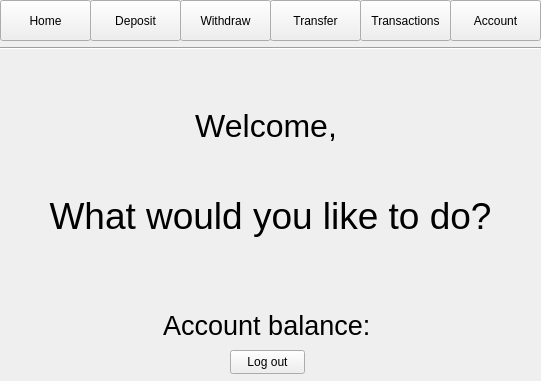
<?xml version="1.0" encoding="UTF-8"?>
<ui version="4.0">
 <class>MainWindow</class>
 <widget class="QMainWindow" name="MainWindow">
  <property name="geometry">
   <rect>
    <x>0</x>
    <y>0</y>
    <width>541</width>
    <height>381</height>
   </rect>
  </property>
  <property name="minimumSize">
   <size>
    <width>541</width>
    <height>381</height>
   </size>
  </property>
  <property name="maximumSize">
   <size>
    <width>541</width>
    <height>381</height>
   </size>
  </property>
  <property name="windowTitle">
   <string>Bank Management System</string>
  </property>
  <property name="windowIcon">
   <iconset>
    <normaloff>../../Desktop/logo.ico</normaloff>../../Desktop/logo.ico</iconset>
  </property>
  <widget class="QWidget" name="centralwidget">
   <widget class="QPushButton" name="homeButton">
    <property name="geometry">
     <rect>
      <x>0</x>
      <y>0</y>
      <width>91</width>
      <height>41</height>
     </rect>
    </property>
    <property name="text">
     <string>Home</string>
    </property>
    <property name="checkable">
     <bool>false</bool>
    </property>
    <property name="checked">
     <bool>false</bool>
    </property>
    <property name="autoRepeat">
     <bool>false</bool>
    </property>
    <property name="autoExclusive">
     <bool>false</bool>
    </property>
    <property name="autoDefault">
     <bool>false</bool>
    </property>
    <property name="default">
     <bool>false</bool>
    </property>
    <property name="flat">
     <bool>false</bool>
    </property>
   </widget>
   <widget class="QPushButton" name="depositButton">
    <property name="geometry">
     <rect>
      <x>90</x>
      <y>0</y>
      <width>91</width>
      <height>41</height>
     </rect>
    </property>
    <property name="text">
     <string>Deposit</string>
    </property>
    <property name="checkable">
     <bool>false</bool>
    </property>
    <property name="checked">
     <bool>false</bool>
    </property>
    <property name="autoRepeat">
     <bool>false</bool>
    </property>
    <property name="autoExclusive">
     <bool>false</bool>
    </property>
    <property name="autoDefault">
     <bool>false</bool>
    </property>
    <property name="default">
     <bool>false</bool>
    </property>
    <property name="flat">
     <bool>false</bool>
    </property>
   </widget>
   <widget class="QPushButton" name="withdrawButton">
    <property name="geometry">
     <rect>
      <x>180</x>
      <y>0</y>
      <width>91</width>
      <height>41</height>
     </rect>
    </property>
    <property name="text">
     <string>Withdraw</string>
    </property>
    <property name="checkable">
     <bool>false</bool>
    </property>
    <property name="checked">
     <bool>false</bool>
    </property>
    <property name="autoRepeat">
     <bool>false</bool>
    </property>
    <property name="autoExclusive">
     <bool>false</bool>
    </property>
    <property name="autoDefault">
     <bool>false</bool>
    </property>
    <property name="default">
     <bool>false</bool>
    </property>
    <property name="flat">
     <bool>false</bool>
    </property>
   </widget>
   <widget class="QPushButton" name="transferButton">
    <property name="geometry">
     <rect>
      <x>270</x>
      <y>0</y>
      <width>91</width>
      <height>41</height>
     </rect>
    </property>
    <property name="text">
     <string>Transfer</string>
    </property>
    <property name="checkable">
     <bool>false</bool>
    </property>
    <property name="checked">
     <bool>false</bool>
    </property>
    <property name="autoRepeat">
     <bool>false</bool>
    </property>
    <property name="autoExclusive">
     <bool>false</bool>
    </property>
    <property name="autoDefault">
     <bool>false</bool>
    </property>
    <property name="default">
     <bool>false</bool>
    </property>
    <property name="flat">
     <bool>false</bool>
    </property>
   </widget>
   <widget class="QPushButton" name="accountButton">
    <property name="geometry">
     <rect>
      <x>450</x>
      <y>0</y>
      <width>91</width>
      <height>41</height>
     </rect>
    </property>
    <property name="text">
     <string>Account</string>
    </property>
    <property name="checkable">
     <bool>false</bool>
    </property>
    <property name="checked">
     <bool>false</bool>
    </property>
    <property name="autoRepeat">
     <bool>false</bool>
    </property>
    <property name="autoExclusive">
     <bool>false</bool>
    </property>
    <property name="autoDefault">
     <bool>false</bool>
    </property>
    <property name="default">
     <bool>false</bool>
    </property>
    <property name="flat">
     <bool>false</bool>
    </property>
   </widget>
   <widget class="QPushButton" name="transactionsButton">
    <property name="geometry">
     <rect>
      <x>360</x>
      <y>0</y>
      <width>91</width>
      <height>41</height>
     </rect>
    </property>
    <property name="text">
     <string>Transactions</string>
    </property>
    <property name="checkable">
     <bool>false</bool>
    </property>
    <property name="checked">
     <bool>false</bool>
    </property>
    <property name="autoRepeat">
     <bool>false</bool>
    </property>
    <property name="autoExclusive">
     <bool>false</bool>
    </property>
    <property name="autoDefault">
     <bool>false</bool>
    </property>
    <property name="default">
     <bool>false</bool>
    </property>
    <property name="flat">
     <bool>false</bool>
    </property>
   </widget>
   <widget class="Line" name="line">
    <property name="geometry">
     <rect>
      <x>0</x>
      <y>40</y>
      <width>541</width>
      <height>16</height>
     </rect>
    </property>
    <property name="orientation">
     <enum>Qt::Horizontal</enum>
    </property>
   </widget>
   <widget class="QStackedWidget" name="stackedWidget">
    <property name="geometry">
     <rect>
      <x>0</x>
      <y>70</y>
      <width>541</width>
      <height>311</height>
     </rect>
    </property>
    <property name="contextMenuPolicy">
     <enum>Qt::CustomContextMenu</enum>
    </property>
    <property name="currentIndex">
     <number>0</number>
    </property>
    <widget class="QWidget" name="homePage">
     <widget class="QLabel" name="WelcomeLabel">
      <property name="enabled">
       <bool>true</bool>
      </property>
      <property name="geometry">
       <rect>
        <x>0</x>
        <y>0</y>
        <width>541</width>
        <height>111</height>
       </rect>
      </property>
      <property name="font">
       <font>
        <pointsize>24</pointsize>
       </font>
      </property>
      <property name="text">
       <string>Welcome, </string>
      </property>
      <property name="alignment">
       <set>Qt::AlignCenter</set>
      </property>
     </widget>
     <widget class="QLabel" name="accountBalanceText">
      <property name="enabled">
       <bool>true</bool>
      </property>
      <property name="geometry">
       <rect>
        <x>0</x>
        <y>200</y>
        <width>541</width>
        <height>111</height>
       </rect>
      </property>
      <property name="font">
       <font>
        <pointsize>20</pointsize>
       </font>
      </property>
      <property name="text">
       <string>Account balance: </string>
      </property>
      <property name="alignment">
       <set>Qt::AlignCenter</set>
      </property>
     </widget>
     <widget class="QLabel" name="Text2">
      <property name="enabled">
       <bool>true</bool>
      </property>
      <property name="geometry">
       <rect>
        <x>0</x>
        <y>90</y>
        <width>541</width>
        <height>111</height>
       </rect>
      </property>
      <property name="font">
       <font>
        <pointsize>28</pointsize>
       </font>
      </property>
      <property name="text">
       <string>What would you like to do?</string>
      </property>
      <property name="alignment">
       <set>Qt::AlignCenter</set>
      </property>
     </widget>
     <widget class="QPushButton" name="logOutButton">
      <property name="geometry">
       <rect>
        <x>230</x>
        <y>280</y>
        <width>75</width>
        <height>24</height>
       </rect>
      </property>
      <property name="text">
       <string>Log out</string>
      </property>
     </widget>
    </widget>
    <widget class="QWidget" name="depositPage">
     <widget class="QLabel" name="DepositText1">
      <property name="enabled">
       <bool>true</bool>
      </property>
      <property name="geometry">
       <rect>
        <x>0</x>
        <y>0</y>
        <width>541</width>
        <height>111</height>
       </rect>
      </property>
      <property name="font">
       <font>
        <pointsize>22</pointsize>
       </font>
      </property>
      <property name="text">
       <string>How much would you like to deposit?</string>
      </property>
      <property name="alignment">
       <set>Qt::AlignCenter</set>
      </property>
     </widget>
     <widget class="QPushButton" name="depositButton_2">
      <property name="enabled">
       <bool>true</bool>
      </property>
      <property name="geometry">
       <rect>
        <x>220</x>
        <y>150</y>
        <width>111</width>
        <height>41</height>
       </rect>
      </property>
      <property name="font">
       <font>
        <pointsize>12</pointsize>
       </font>
      </property>
      <property name="text">
       <string>Deposit</string>
      </property>
     </widget>
     <widget class="QLineEdit" name="depositBox">
      <property name="enabled">
       <bool>true</bool>
      </property>
      <property name="geometry">
       <rect>
        <x>190</x>
        <y>110</y>
        <width>171</width>
        <height>22</height>
       </rect>
      </property>
      <property name="placeholderText">
       <string>1.00</string>
      </property>
     </widget>
     <widget class="QLabel" name="DepositText2">
      <property name="enabled">
       <bool>true</bool>
      </property>
      <property name="geometry">
       <rect>
        <x>160</x>
        <y>110</y>
        <width>21</width>
        <height>21</height>
       </rect>
      </property>
      <property name="font">
       <font>
        <pointsize>18</pointsize>
       </font>
      </property>
      <property name="text">
       <string>£</string>
      </property>
      <property name="alignment">
       <set>Qt::AlignCenter</set>
      </property>
     </widget>
    </widget>
    <widget class="QWidget" name="withdrawPage">
     <widget class="QLabel" name="WithdrawText1">
      <property name="enabled">
       <bool>true</bool>
      </property>
      <property name="geometry">
       <rect>
        <x>0</x>
        <y>0</y>
        <width>541</width>
        <height>111</height>
       </rect>
      </property>
      <property name="font">
       <font>
        <pointsize>22</pointsize>
       </font>
      </property>
      <property name="text">
       <string>How much would you like to withdraw?</string>
      </property>
      <property name="alignment">
       <set>Qt::AlignCenter</set>
      </property>
     </widget>
     <widget class="QPushButton" name="withdrawButton2">
      <property name="enabled">
       <bool>true</bool>
      </property>
      <property name="geometry">
       <rect>
        <x>220</x>
        <y>150</y>
        <width>111</width>
        <height>41</height>
       </rect>
      </property>
      <property name="font">
       <font>
        <pointsize>12</pointsize>
       </font>
      </property>
      <property name="text">
       <string>Withdraw</string>
      </property>
     </widget>
     <widget class="QLineEdit" name="withdrawBox">
      <property name="enabled">
       <bool>true</bool>
      </property>
      <property name="geometry">
       <rect>
        <x>190</x>
        <y>110</y>
        <width>171</width>
        <height>22</height>
       </rect>
      </property>
      <property name="placeholderText">
       <string>1.00</string>
      </property>
     </widget>
     <widget class="QLabel" name="WithdrawText2">
      <property name="enabled">
       <bool>true</bool>
      </property>
      <property name="geometry">
       <rect>
        <x>160</x>
        <y>110</y>
        <width>21</width>
        <height>21</height>
       </rect>
      </property>
      <property name="font">
       <font>
        <pointsize>18</pointsize>
       </font>
      </property>
      <property name="text">
       <string>£</string>
      </property>
      <property name="alignment">
       <set>Qt::AlignCenter</set>
      </property>
     </widget>
    </widget>
    <widget class="QWidget" name="transferPage">
     <widget class="QLabel" name="WithdrawText1_2">
      <property name="enabled">
       <bool>true</bool>
      </property>
      <property name="geometry">
       <rect>
        <x>0</x>
        <y>0</y>
        <width>541</width>
        <height>91</height>
       </rect>
      </property>
      <property name="font">
       <font>
        <pointsize>22</pointsize>
       </font>
      </property>
      <property name="text">
       <string>Who would you like to transfer to?</string>
      </property>
      <property name="alignment">
       <set>Qt::AlignCenter</set>
      </property>
     </widget>
     <widget class="QComboBox" name="transferCombo">
      <property name="geometry">
       <rect>
        <x>210</x>
        <y>90</y>
        <width>131</width>
        <height>22</height>
       </rect>
      </property>
      <property name="currentIndex">
       <number>-1</number>
      </property>
     </widget>
     <widget class="QLabel" name="WithdrawText1_3">
      <property name="enabled">
       <bool>true</bool>
      </property>
      <property name="geometry">
       <rect>
        <x>0</x>
        <y>110</y>
        <width>541</width>
        <height>91</height>
       </rect>
      </property>
      <property name="font">
       <font>
        <pointsize>22</pointsize>
       </font>
      </property>
      <property name="text">
       <string>How much?</string>
      </property>
      <property name="alignment">
       <set>Qt::AlignCenter</set>
      </property>
     </widget>
     <widget class="QLineEdit" name="transferBox">
      <property name="geometry">
       <rect>
        <x>220</x>
        <y>200</y>
        <width>113</width>
        <height>22</height>
       </rect>
      </property>
      <property name="placeholderText">
       <string>1.00</string>
      </property>
     </widget>
     <widget class="QLabel" name="label">
      <property name="geometry">
       <rect>
        <x>200</x>
        <y>200</y>
        <width>16</width>
        <height>21</height>
       </rect>
      </property>
      <property name="font">
       <font>
        <pointsize>18</pointsize>
       </font>
      </property>
      <property name="text">
       <string>£</string>
      </property>
     </widget>
     <widget class="QPushButton" name="transferButton2">
      <property name="geometry">
       <rect>
        <x>230</x>
        <y>240</y>
        <width>91</width>
        <height>31</height>
       </rect>
      </property>
      <property name="text">
       <string>Transfer</string>
      </property>
     </widget>
    </widget>
    <widget class="QWidget" name="transactionsPage">
     <widget class="QLabel" name="WithdrawText1_4">
      <property name="enabled">
       <bool>true</bool>
      </property>
      <property name="geometry">
       <rect>
        <x>0</x>
        <y>0</y>
        <width>541</width>
        <height>51</height>
       </rect>
      </property>
      <property name="font">
       <font>
        <pointsize>22</pointsize>
       </font>
      </property>
      <property name="text">
       <string>Transactions</string>
      </property>
      <property name="alignment">
       <set>Qt::AlignCenter</set>
      </property>
     </widget>
     <widget class="QTableWidget" name="transactionsTable">
      <property name="geometry">
       <rect>
        <x>10</x>
        <y>50</y>
        <width>521</width>
        <height>251</height>
       </rect>
      </property>
      <property name="sizeAdjustPolicy">
       <enum>QAbstractScrollArea::AdjustIgnored</enum>
      </property>
      <attribute name="horizontalHeaderDefaultSectionSize">
       <number>168</number>
      </attribute>
      <attribute name="horizontalHeaderStretchLastSection">
       <bool>true</bool>
      </attribute>
      <column>
       <property name="text">
        <string>Action</string>
       </property>
      </column>
      <column>
       <property name="text">
        <string>Amount</string>
       </property>
      </column>
      <column>
       <property name="text">
        <string>Account balance after</string>
       </property>
      </column>
     </widget>
    </widget>
    <widget class="QWidget" name="accountPage">
     <widget class="QLabel" name="WithdrawText1_5">
      <property name="enabled">
       <bool>true</bool>
      </property>
      <property name="geometry">
       <rect>
        <x>0</x>
        <y>0</y>
        <width>541</width>
        <height>51</height>
       </rect>
      </property>
      <property name="font">
       <font>
        <pointsize>22</pointsize>
       </font>
      </property>
      <property name="text">
       <string>Account</string>
      </property>
      <property name="alignment">
       <set>Qt::AlignCenter</set>
      </property>
     </widget>
     <widget class="QLabel" name="ForenameLabel">
      <property name="geometry">
       <rect>
        <x>40</x>
        <y>80</y>
        <width>61</width>
        <height>21</height>
       </rect>
      </property>
      <property name="text">
       <string>&lt;html&gt;&lt;head/&gt;&lt;body&gt;&lt;p align=&quot;right&quot;&gt;Forename&lt;/p&gt;&lt;/body&gt;&lt;/html&gt;</string>
      </property>
     </widget>
     <widget class="QLineEdit" name="forenameBox">
      <property name="geometry">
       <rect>
        <x>110</x>
        <y>80</y>
        <width>171</width>
        <height>22</height>
       </rect>
      </property>
      <property name="readOnly">
       <bool>true</bool>
      </property>
     </widget>
     <widget class="QLabel" name="ForenameLabel_2">
      <property name="geometry">
       <rect>
        <x>40</x>
        <y>110</y>
        <width>61</width>
        <height>21</height>
       </rect>
      </property>
      <property name="text">
       <string>&lt;html&gt;&lt;head/&gt;&lt;body&gt;&lt;p align=&quot;right&quot;&gt;Surname&lt;/p&gt;&lt;p align=&quot;right&quot;&gt;&lt;br/&gt;&lt;/p&gt;&lt;/body&gt;&lt;/html&gt;</string>
      </property>
     </widget>
     <widget class="QLineEdit" name="surnameBox">
      <property name="geometry">
       <rect>
        <x>110</x>
        <y>110</y>
        <width>171</width>
        <height>22</height>
       </rect>
      </property>
      <property name="readOnly">
       <bool>true</bool>
      </property>
     </widget>
     <widget class="QLabel" name="ForenameLabel_3">
      <property name="geometry">
       <rect>
        <x>40</x>
        <y>140</y>
        <width>61</width>
        <height>21</height>
       </rect>
      </property>
      <property name="text">
       <string>&lt;html&gt;&lt;head/&gt;&lt;body&gt;&lt;p align=&quot;right&quot;&gt;User Type&lt;/p&gt;&lt;/body&gt;&lt;/html&gt;</string>
      </property>
     </widget>
     <widget class="QLineEdit" name="userTypeBox">
      <property name="geometry">
       <rect>
        <x>110</x>
        <y>140</y>
        <width>171</width>
        <height>22</height>
       </rect>
      </property>
      <property name="readOnly">
       <bool>true</bool>
      </property>
     </widget>
     <widget class="QLabel" name="ForenameLabel_4">
      <property name="geometry">
       <rect>
        <x>40</x>
        <y>170</y>
        <width>61</width>
        <height>21</height>
       </rect>
      </property>
      <property name="text">
       <string>&lt;html&gt;&lt;head/&gt;&lt;body&gt;&lt;p align=&quot;right&quot;&gt;Username&lt;/p&gt;&lt;/body&gt;&lt;/html&gt;</string>
      </property>
     </widget>
     <widget class="QLineEdit" name="usernameBox">
      <property name="geometry">
       <rect>
        <x>110</x>
        <y>170</y>
        <width>171</width>
        <height>22</height>
       </rect>
      </property>
      <property name="readOnly">
       <bool>true</bool>
      </property>
     </widget>
     <widget class="QLabel" name="ForenameLabel_5">
      <property name="geometry">
       <rect>
        <x>40</x>
        <y>190</y>
        <width>61</width>
        <height>41</height>
       </rect>
      </property>
      <property name="text">
       <string>&lt;html&gt;&lt;head/&gt;&lt;body&gt;&lt;p align=&quot;right&quot; style=&quot;margin:0; padding:0;&quot;&gt;Security&lt;/p&gt;&lt;p align=&quot;right&quot; style=&quot;margin:0; padding:0;&quot;&gt;Question&lt;/p&gt;&lt;/body&gt;&lt;/html&gt;</string>
      </property>
     </widget>
     <widget class="QLineEdit" name="sqBox">
      <property name="geometry">
       <rect>
        <x>110</x>
        <y>200</y>
        <width>171</width>
        <height>22</height>
       </rect>
      </property>
      <property name="readOnly">
       <bool>true</bool>
      </property>
     </widget>
     <widget class="QLabel" name="ForenameLabel_6">
      <property name="geometry">
       <rect>
        <x>40</x>
        <y>220</y>
        <width>61</width>
        <height>41</height>
       </rect>
      </property>
      <property name="text">
       <string>&lt;html&gt;&lt;head/&gt;&lt;body&gt;&lt;p align=&quot;right&quot;&gt;Security A&lt;/p&gt;&lt;/body&gt;&lt;/html&gt;</string>
      </property>
     </widget>
     <widget class="QLineEdit" name="sqaBox">
      <property name="geometry">
       <rect>
        <x>110</x>
        <y>230</y>
        <width>171</width>
        <height>22</height>
       </rect>
      </property>
      <property name="readOnly">
       <bool>true</bool>
      </property>
     </widget>
     <widget class="QLabel" name="ForenameLabel_7">
      <property name="geometry">
       <rect>
        <x>300</x>
        <y>80</y>
        <width>61</width>
        <height>21</height>
       </rect>
      </property>
      <property name="text">
       <string>&lt;html&gt;&lt;head/&gt;&lt;body&gt;&lt;p align=&quot;right&quot;&gt;Bank PIN&lt;/p&gt;&lt;/body&gt;&lt;/html&gt;</string>
      </property>
     </widget>
     <widget class="QLineEdit" name="pinBox">
      <property name="geometry">
       <rect>
        <x>370</x>
        <y>80</y>
        <width>151</width>
        <height>22</height>
       </rect>
      </property>
      <property name="readOnly">
       <bool>true</bool>
      </property>
     </widget>
     <widget class="QLabel" name="ForenameLabel_8">
      <property name="geometry">
       <rect>
        <x>300</x>
        <y>110</y>
        <width>61</width>
        <height>21</height>
       </rect>
      </property>
      <property name="text">
       <string>&lt;html&gt;&lt;head/&gt;&lt;body&gt;&lt;p align=&quot;right&quot;&gt;Password&lt;/p&gt;&lt;/body&gt;&lt;/html&gt;</string>
      </property>
     </widget>
     <widget class="QLineEdit" name="pwordBox">
      <property name="geometry">
       <rect>
        <x>370</x>
        <y>110</y>
        <width>151</width>
        <height>22</height>
       </rect>
      </property>
      <property name="readOnly">
       <bool>true</bool>
      </property>
     </widget>
    </widget>
   </widget>
  </widget>
 </widget>
 <resources/>
 <connections/>
</ui>
